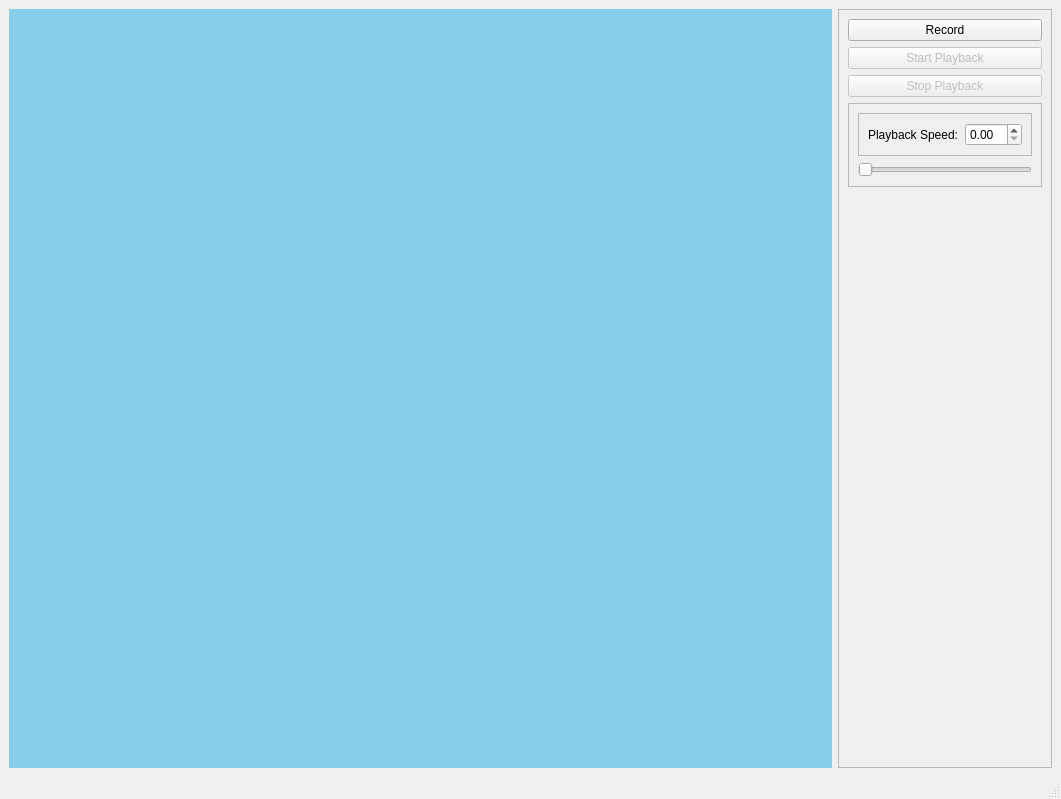
<?xml version="1.0" encoding="UTF-8"?>
<ui version="4.0">
 <class>MainWindow</class>
 <widget class="QMainWindow" name="MainWindow">
  <property name="geometry">
   <rect>
    <x>0</x>
    <y>0</y>
    <width>1061</width>
    <height>799</height>
   </rect>
  </property>
  <property name="windowTitle">
   <string>MainWindow</string>
  </property>
  <widget class="QWidget" name="centralwidget">
   <layout class="QHBoxLayout" name="horizontalLayout">
    <item>
     <widget class="QWidget" name="widget" native="true">
      <property name="styleSheet">
       <string notr="true">background-color:skyblue</string>
      </property>
     </widget>
    </item>
    <item>
     <widget class="QFrame" name="frame">
      <property name="sizePolicy">
       <sizepolicy hsizetype="Maximum" vsizetype="Preferred">
        <horstretch>0</horstretch>
        <verstretch>0</verstretch>
       </sizepolicy>
      </property>
      <property name="frameShape">
       <enum>QFrame::StyledPanel</enum>
      </property>
      <property name="frameShadow">
       <enum>QFrame::Raised</enum>
      </property>
      <layout class="QVBoxLayout" name="verticalLayout_2">
       <item>
        <widget class="QPushButton" name="recordBtn">
         <property name="text">
          <string>Record</string>
         </property>
        </widget>
       </item>
       <item>
        <widget class="QPushButton" name="playBtn">
         <property name="enabled">
          <bool>false</bool>
         </property>
         <property name="text">
          <string>Start Playback</string>
         </property>
         <property name="checkable">
          <bool>false</bool>
         </property>
         <property name="checked">
          <bool>false</bool>
         </property>
        </widget>
       </item>
       <item>
        <widget class="QPushButton" name="stopBtn">
         <property name="enabled">
          <bool>false</bool>
         </property>
         <property name="text">
          <string>Stop Playback</string>
         </property>
        </widget>
       </item>
       <item>
        <widget class="QFrame" name="frame_3">
         <property name="frameShape">
          <enum>QFrame::StyledPanel</enum>
         </property>
         <property name="frameShadow">
          <enum>QFrame::Raised</enum>
         </property>
         <layout class="QVBoxLayout" name="verticalLayout">
          <item>
           <widget class="QFrame" name="frame_2">
            <property name="frameShape">
             <enum>QFrame::StyledPanel</enum>
            </property>
            <property name="frameShadow">
             <enum>QFrame::Raised</enum>
            </property>
            <layout class="QFormLayout" name="formLayout">
             <item row="0" column="0">
              <widget class="QLabel" name="label">
               <property name="text">
                <string>Playback Speed:</string>
               </property>
              </widget>
             </item>
             <item row="0" column="1">
              <widget class="QDoubleSpinBox" name="playspeedBox"/>
             </item>
            </layout>
           </widget>
          </item>
          <item>
           <widget class="QSlider" name="playspeedBar">
            <property name="orientation">
             <enum>Qt::Horizontal</enum>
            </property>
           </widget>
          </item>
         </layout>
        </widget>
       </item>
       <item>
        <spacer name="verticalSpacer">
         <property name="orientation">
          <enum>Qt::Vertical</enum>
         </property>
         <property name="sizeHint" stdset="0">
          <size>
           <width>20</width>
           <height>40</height>
          </size>
         </property>
        </spacer>
       </item>
      </layout>
     </widget>
    </item>
   </layout>
  </widget>
  <widget class="QStatusBar" name="statusbar"/>
 </widget>
 <resources/>
 <connections/>
</ui>
